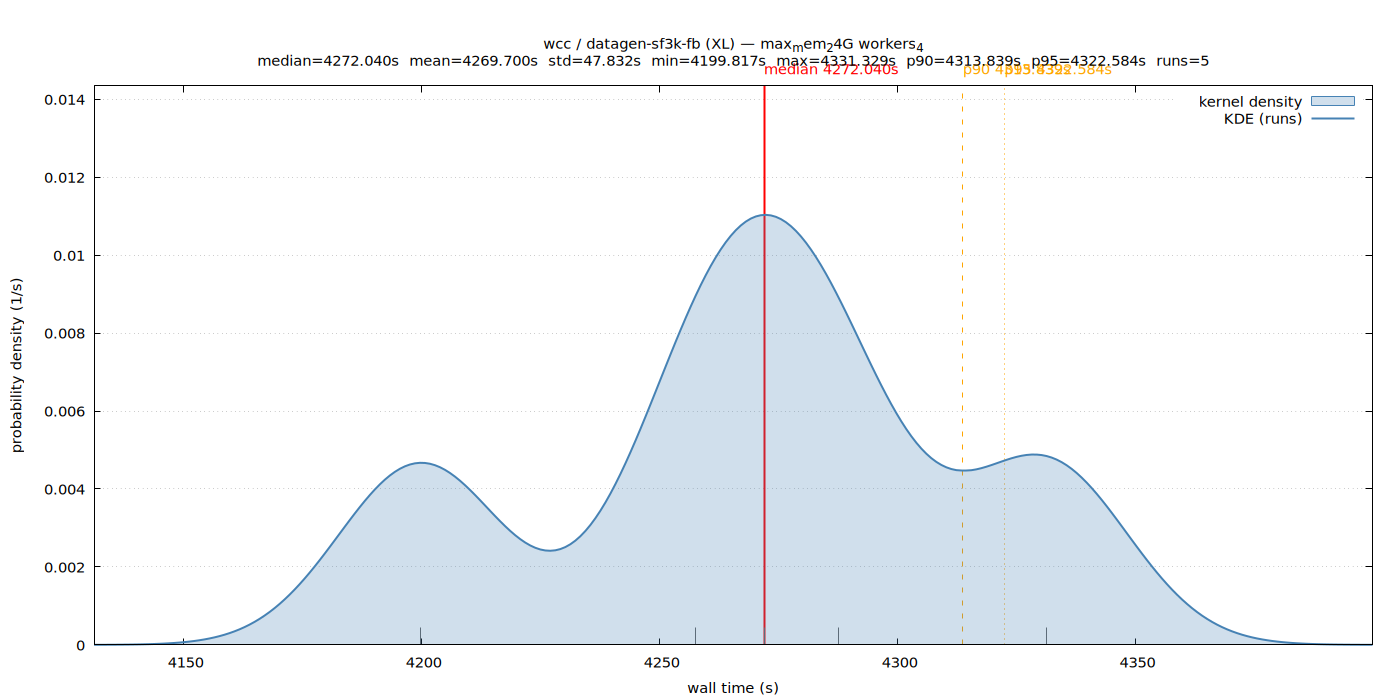

This figure's gnuplot source:
set terminal pngcairo size 1400,700 enhanced font 'Sans,11'
set output '/home/ubuntu/nvm/results/wcc/XL/datagen-sf3k-fb/max_mem_24G_workers_4/wall_time.png'
set title "wcc / datagen-sf3k-fb (XL) — max_mem_24G workers_4\nmedian=4272.040s  mean=4269.700s  std=47.832s  min=4199.817s  max=4331.329s  p90=4313.839s  p95=4322.584s  runs=5"
set xlabel 'wall time (s)'
set ylabel 'probability density (1/s)'
set tmargin 5
set yrange [0:0.0143429]
set xrange [4131.260977:4399.885140]
set grid y
set key top right
set arrow from 4272.039787,0 to 4272.039787,0.0143429 nohead lc rgb 'red' lw 2
set label 'median 4272.040s' at 4272.039787,0.0143429 offset char 0,1 tc rgb 'red'
set arrow from 4313.839307,0 to 4313.839307,0.0143429 nohead lc rgb 'orange' lw 1 dt 2
set label 'p90 4313.839s' at 4313.839307,0.0143429 offset char 0,1 tc rgb 'orange'
set arrow from 4322.584185,0 to 4322.584185,0.0143429 nohead lc rgb 'orange' lw 1 dt 3
set label 'p95 4322.584s' at 4322.584185,0.0143429 offset char 0,1 tc rgb 'orange'
set arrow from 4272.039787,0 to 4272.039787,0.000441319 nohead lc rgb '#666666' lw 1
set arrow from 4199.817054,0 to 4199.817054,0.000441319 nohead lc rgb '#666666' lw 1
set arrow from 4257.711026,0 to 4257.711026,0.000441319 nohead lc rgb '#666666' lw 1
set arrow from 4287.604673,0 to 4287.604673,0.000441319 nohead lc rgb '#666666' lw 1
set arrow from 4331.329063,0 to 4331.329063,0.000441319 nohead lc rgb '#666666' lw 1
plot '/home/ubuntu/nvm/results/wcc/XL/datagen-sf3k-fb/max_mem_24G_workers_4/wall_time.dat' using 1:2 with filledcurves y=0 lc rgb '#4682b4' fs transparent solid 0.25 title 'kernel density', \
     '/home/ubuntu/nvm/results/wcc/XL/datagen-sf3k-fb/max_mem_24G_workers_4/wall_time.dat' using 1:2 with lines lw 2 lc rgb '#4682b4' title 'KDE (runs)'
